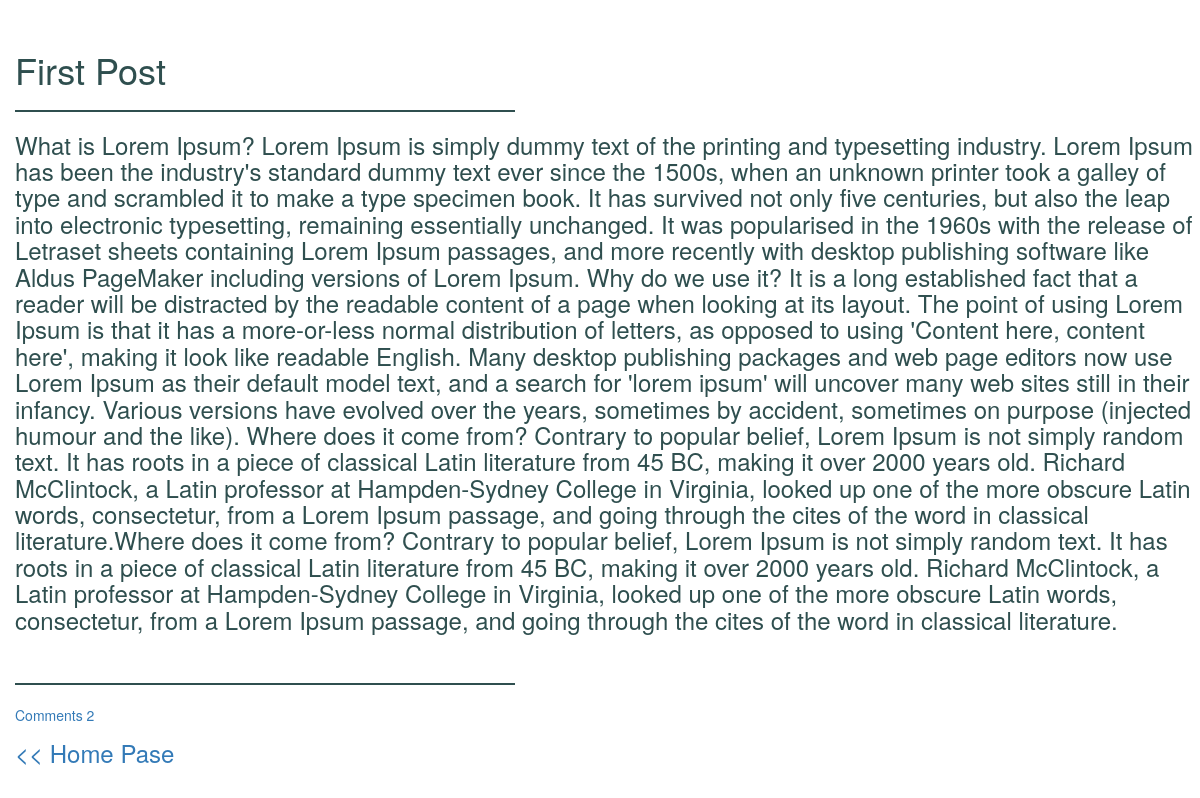
The app's page /posts/1/ with its own data.
### blog/models.py (models this page shows)
class Post(models.Model):
    title = models.CharField(max_length=200)
    text = models.TextField()

### blog/views.py (the view)
# urls.py: url(r'^posts/(?P<pk>[0-9]+)/$', views.post_detail, name='post_detail'),
def post_detail(request,pk):
    post = get_object_or_404(Post,pk=pk)
    c_number = len(Comment.objects.filter(post_id=pk))
    return render(request, 'blog/post_detail.html', {'post':post, 'c_number':c_number})

### blog/templates/blog/post_detail.html
{% extends 'blog/base.html' %}
{% block header %}
<h1>{{ post.title }}</h1>
<hr width="500" align="left" size="4">
{% endblock header %}
{% block content %}
<h3>{{ post.text }}</h3>
<br>
<div class="comments">
    <hr width="500" align="left" size="4">
    <h4></h4><a href="{% url 'post_comment' pk=post.id %}">Comments {{ c_number }}</a></h4>
</div>
{% endblock %}
{% block footer %}
<div class="start-page-link-1">
    <h3><a href="{% url 'index' %}"><< Home Pase</a></h3>
</div>
{% endblock %}

### blog/static/blog/style.css (style rules this page uses)
h1 a, h2, h1, h2, h3 { color: darkslategray; }
body { padding-top: 30px; padding-left: 15px; }
hr { height: 2px; color: darkslategray; background-color: darkslategray; border: none; }

### records on screen
Post: title "First Post", text "What is Lorem Ipsum? Lorem Ipsum is simply dummy text of the printing and typesetting industry. Lorem Ipsum has been the industry's standard dummy text ever since the 1500s, when an unknown printer took a galley of type and scrambled it to make a type specimen book. It has survived not only five centuries, but also the leap into electronic typesetting, remaining essentially unchanged. It was popularised in the 1960s with the release of Letraset sheets containing Lorem Ipsum passages, and more recently with desktop publishing software like Aldus PageMaker including versions of Lorem Ipsum. Why do we use it? It is a long established fact that a reader will be distracted by the readable…"

### other values on screen
{{ c_number }} "2"
